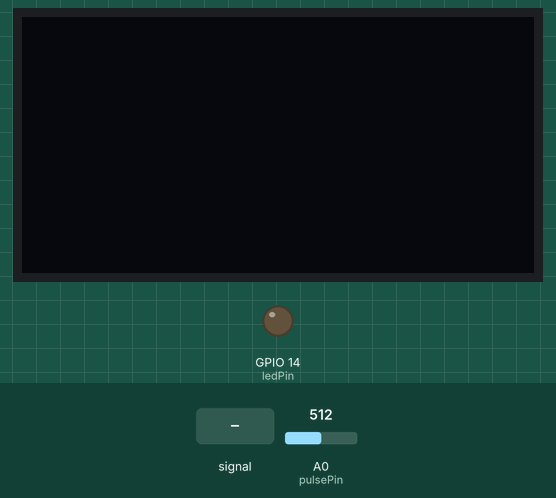
The sketch below on a simulated ESP8266 (NodeMCU). Parts: 128×64 one-colour display, output pins drawn as LEDs (lit = HIGH). Dashed ring = blinking. Inputs (shaded band) come from the test bench; at power-on: A0 (pulsePin) = 512. WiFi joins after 1.5 s; servers stay silent unless stated; what the sketch prints to the serial monitor is not drawn.

Above: at 3.5 s.
3.6 s: A0 (pulsePin) fed a 200 Hz sine of ±255 counts around its level
At 6.4 s:
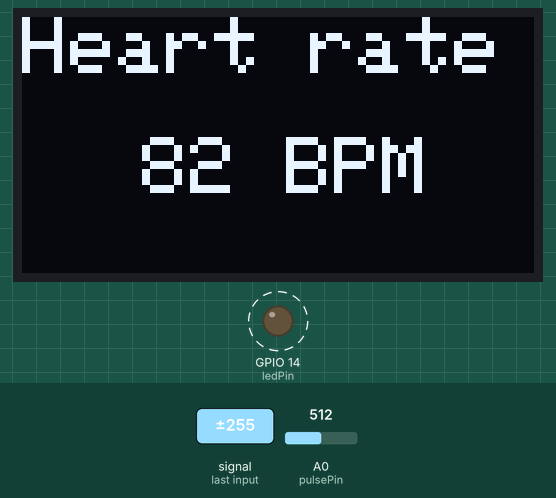
6.6 s: A0 (pulsePin) set to 306
At 8.6 s:
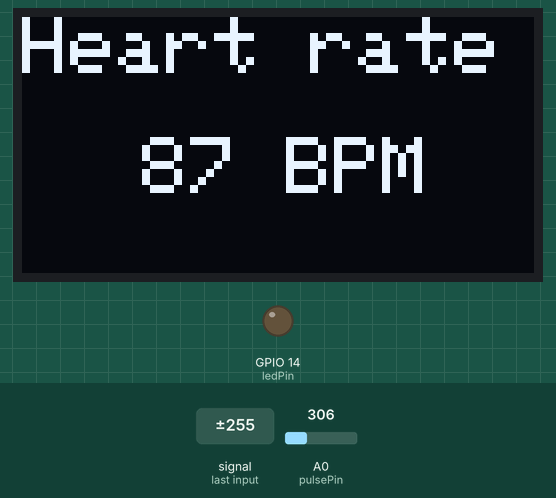
9.5 s: A0 (pulsePin) fed a 2 Hz sine of ±306 counts around its level
At 9.65 s:
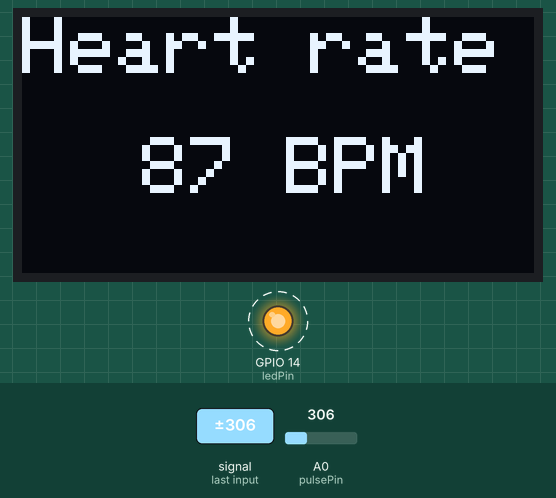
14.0 s: A0 (pulsePin) set to 585
At 14.6 s:
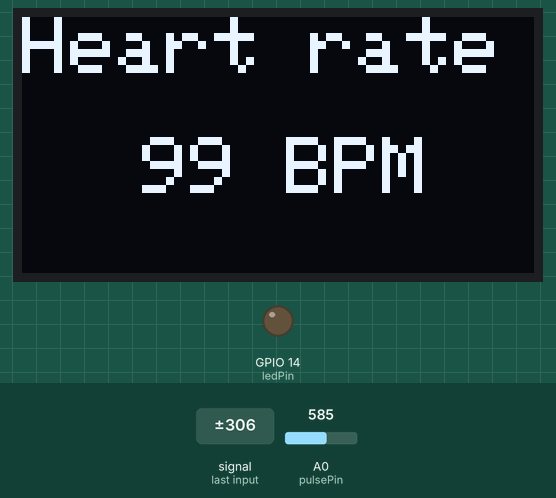
15.6 s: A0 (pulsePin) set to 611
At 16.0 s:
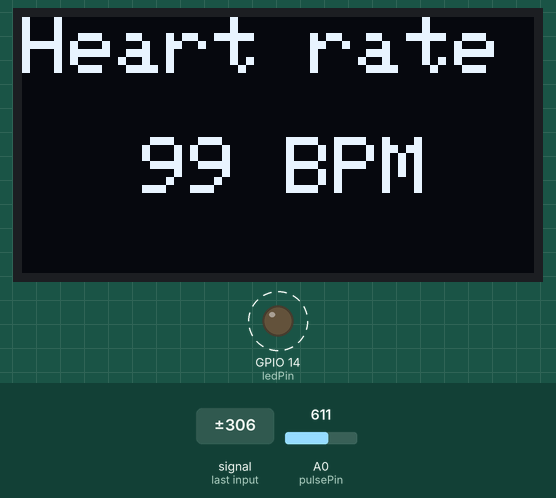
Timing chart, 0 to 19.5 s (numbered marks = the images above; inputs shaded):
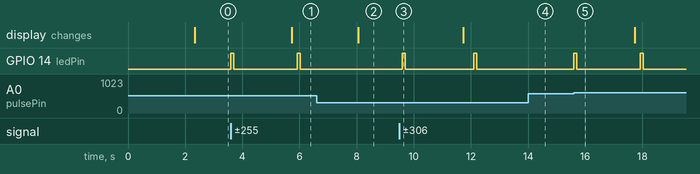

The sketch:

Heart-rate-with-oled-blynk.ino
```cpp
#include <Wire.h>
#include <Adafruit_GFX.h>
#include <Adafruit_SSD1306.h>

#define SCREEN_WIDTH 128 // OLED display width, in pixels
#define SCREEN_HEIGHT 64 // OLED display height, in pixels

// Declaration for an SSD1306 display connected to I2C (SDA, SCL pins)
Adafruit_SSD1306 display(SCREEN_WIDTH, SCREEN_HEIGHT, &Wire, -1);


#define BLYNK_TEMPLATE_ID "TMPL3xoOrdgHJ"
#define BLYNK_TEMPLATE_NAME "Pulse"
#define BLYNK_AUTH_TOKEN "M-B6FKGiq-BhYAJ5CDcDTvsenKSEOjBx"

/* Comment this out to disable prints and save space */
#define BLYNK_PRINT Serial
// #include <WiFi.h>
// #include <WiFiClient.h>          // for ESP32
// #include <BlynkSimpleEsp32.h>
// #include <BlynkSimpleEsp8266.h>
#include <ESP8266WiFi.h> // Change the WiFi library for NodeMCU
#include <BlynkSimpleEsp8266.h> // Change the Blynk library for NodeMCU

// Define the pulse sensor settings
const int pulsePin = A0; // the pulse sensor pin
const int ledPin = 14; // the LED pin
int pulseValue; // the pulse sensor value
int bpm; // the heart rate in beats per minute


// Your WiFi credentials.
// Set password to "" for open networks.
char auth[] = BLYNK_AUTH_TOKEN;
char ssid[] = "Block-G";
char pass[] = "Rise@2023";
BlynkTimer timer;

void setup()
 {
  // Start the serial communication
  Serial.begin(9600);

  // Connect to WiFi
  WiFi.begin(ssid, pass);
  while (WiFi.status() != WL_CONNECTED) {
    delay(1000);
    Serial.println("Connecting to WiFi...");
  }
  Serial.println("Connected to WiFi");

  // Connect to Blynk
  Blynk.begin(auth, ssid, pass);
  while (!Blynk.connected()) {
    Serial.println("Connecting to Blynk...");
    delay(1000);
  }
  Serial.println("Connected to Blynk");

  // Set up the pulse sensor
  pinMode(pulsePin, INPUT);
  pinMode(ledPin, OUTPUT);
  digitalWrite(ledPin, LOW);


  if(!display.begin(SSD1306_SWITCHCAPVCC, 0x3C)) { // Address 0x3D for 128x64
    Serial.println(F("SSD1306 allocation failed"));
    for(;;);
  }
  // delay(2000);
  // display.clearDisplay();

  // display.setTextSize(2);
  // display.setTextColor(WHITE);
  // display.setCursor(20, 20);
  // Display static text
  // display.println("Aman");
  // display.display();

}

void loop()
 {
  // Read the pulse sensor value
  pulseValue = analogRead(pulsePin);

  // Detect the pulse
  if (pulseValue > 600) {
    digitalWrite(ledPin, HIGH); // turn on the LED
    delay(100); // wait for a short time
    digitalWrite(ledPin, LOW); // turn off the LED
    bpm = 60000 / pulseValue; // calculate the heart rate in beats per minute
    Serial.print("Heart rate: ");
    delay(2000);
    display.clearDisplay();

    display.setTextSize(2);
    display.setTextColor(WHITE);
    display.setCursor(0, 0);
    display.println("Heart rate");
    // display.display();
    Serial.print(bpm);
    display.setCursor(30, 30);
    display.print(bpm);
    display.println(" BPM");
    display.display();
    Serial.println(" BPM");

    // Send the heart rate to Blynk
    Blynk.virtualWrite(V0, bpm);
    delay(200);

    // Print the heart rate on the serial monitor
    String message = "Heart rate: " + String(bpm) + " BPM";
    Serial.println(message);
  }

  // Run the Blynk loop
  Blynk.run();
}
```

Measured:
- the behaviour switches between 600 and 601 on A0 (pulsePin) (found by bisection; images 4 and 5)
- after the input at 3.6 s, GPIO 14 (ledPin): alternates HIGH for 0.10 s and LOW for 2.2 s, starting at once; the display: changes after 2.1 s (image 1)
- after the input at 6.6 s, GPIO 14 (ledPin): stays LOW (without the input it goes to HIGH after 1.7 s)
- after the input at 9.5 s, GPIO 14 (ledPin): alternates HIGH for 0.10 s and LOW for 2.4 s, starting after 0.10 s
- after the input at 14.0 s, GPIO 14 (ledPin): stays LOW (without the input it goes to HIGH after 0.60 s)
- after the input at 15.6 s, GPIO 14 (ledPin): alternates HIGH for 0.10 s and LOW for 2.2 s, starting at once
